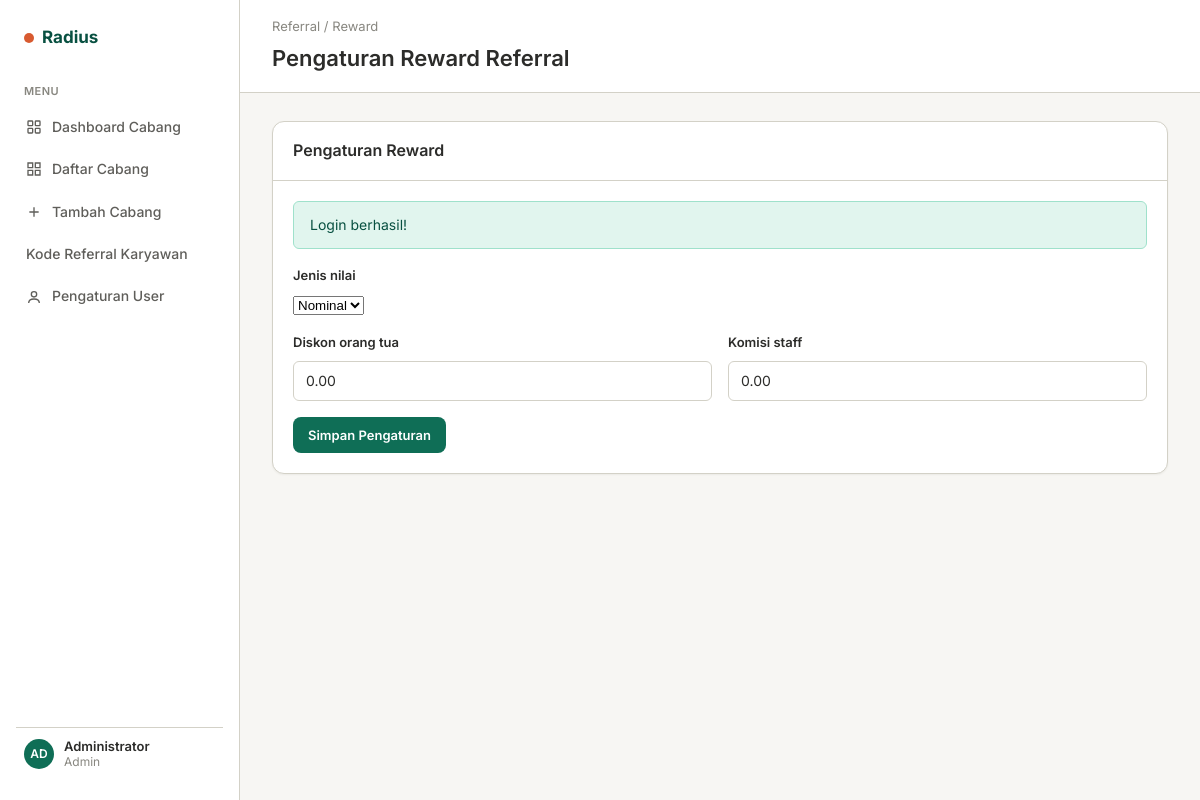
The page /referral/settings (signed in) on the database its author committed.
### tables this page shows
CREATE TABLE IF NOT EXISTS referral_settings (
    id TINYINT PRIMARY KEY,
    reward_type ENUM('persen', 'nominal') NOT NULL DEFAULT 'nominal',
    discount_value_parent DECIMAL(12,2) NOT NULL DEFAULT 0,
    commission_value_staff DECIMAL(12,2) NOT NULL DEFAULT 0,
    updated_at TIMESTAMP DEFAULT CURRENT_TIMESTAMP ON UPDATE CURRENT_TIMESTAMP
);

### app/Helpers/functions.php (called while the page is built, shortened)
<?php
function view(string $view, array $data = []) {
    $viewPath = __DIR__ . "/../../views/{$view}.php";
    extract($data);
    include $viewPath;
}
function flash(string $name, string $message = "") {
    if ($message) {
        $_SESSION["flash_{$name}"] = $message;
    } else {
        $msg = $_SESSION["flash_{$name}"] ?? "";
        return $msg;
    }
}

### app/Controllers/ReferralController.php (called while the page is built, shortened)
<?php
class ReferralController {
    private $referral;
    public function __construct() {
        global $pdo;
        $this->referral = new Referral($pdo);
    }
    public function settings() { view('referral/settings', ['setting' => $this->referral->setting()]); }
}

### index.php (called while the page is built, shortened)
<?php
require_once __DIR__ . "/app/Helpers/functions.php";
$route = $_GET["route"] ?? "dashboard";
$routes = require_once __DIR__ . "/config/routes.php";
$matched = null;
$params = [];
if (!$matched && isset($routes[$route])) {
    $matched = $routes[$route];
}
if ($matched) {
    $controller = $matched["controller"];
    $action = $matched["action"];
    $controllerFile = $controller . "Controller";
    $controllerPath = __DIR__ . "/app/Controllers/{$controllerFile}.php";
    if (file_exists($controllerPath)) {
        $controllerObj = new $class();
        $controllerObj->$action(...array_values($params));
    } else {
        http_response_code(404);
        view("errors/404");
    }
} else {
    http_response_code(404);
    view("errors/404");
}

### app/Models/Referral.php (called while the page is built, shortened)
<?php
class Referral {
    private $pdo;
    public function __construct(PDO $pdo) { $this->pdo = $pdo; }
    public function setting(): array {
        return $this->pdo->query("SELECT * FROM referral_settings WHERE id = 1")->fetch() ?: ['id' => 1, 'reward_type' => 'nominal', 'discount_value_parent' => 0, 'commission_value_staff' => 0];
    }
}

### views/referral/settings.php (the view)
<?php $pageTitle = 'Pengaturan Reward Referral'; $breadcrumb = 'Referral / Reward'; ob_start(); ?><div class="card"><div class="card-header"><h2 class="card-title">Pengaturan Reward</h2></div><div class="card-body"><?php if ($message = flash('success')): ?><div class="alert alert-success"><?php echo htmlspecialchars($message); ?></div><?php endif; ?><form method="POST" action="<?php echo APP_URL; ?>/referral/settings/save"><div class="form-group"><label>Jenis nilai</label><select name="reward_type"><option value="nominal" <?php echo $setting['reward_type'] === 'nominal' ? 'selected' : ''; ?>>Nominal</option><option value="persen" <?php echo $setting['reward_type'] === 'persen' ? 'selected' : ''; ?>>Persen</option></select></div><div class="form-row"><div class="form-group"><label>Diskon orang tua</label><input type="number" min="0" step="0.01" name="discount_value_parent" value="<?php echo htmlspecialchars($setting['discount_value_parent']); ?>"></div><div class="form-group"><label>Komisi staff</label><input type="number" min="0" step="0.01" name="commission_value_staff" value="<?php echo htmlspecialchars($setting['commission_value_staff']); ?>"></div></div><button class="btn btn-primary">Simpan Pengaturan</button></form></div></div><?php $content = ob_get_clean(); include __DIR__ . '/../layouts/main.php'; ?>

### public/css/style.css (style rules this page uses)
:root { --color-primary-50: #E1F5EE; --color-primary-100: #9FE1CB; --color-primary-400: #1D9E75; --color-primary-600: #0F6E56; --color-primary-800: #085041; --color-primary-900: #04342C; --color-accent-50: #FAECE7; --color-accent-400: #D85A30; --color-accent-600: #993C1D; --color-success: #3B6D11; --color-warning: #854F0B; --color-info: #185FA5; --color-danger: #A32D2D; --color-surface-0: #FFFFFF; --color-surface-1: #F7F6F3; --color-surface-2: #FFFFFF; --color-border: #D3D1C7; --color-border-strong: #B4B2A9; --color-text-primary: #2C2C2A; --color-text-secondary: #5F5E5A; --color-text-muted: #888780; --font-sans: "Inter", -apple-system, "Segoe UI", sans-serif; --font-mono: "IBM Plex Mono", "SFMono-Regular", monospace; --radius-sm: 6px; --radius-md: 8px; --radius-lg: 12px; --shadow-sm: 0 1px 2px rgba(44,44,42,0.06); --shadow-md: 0 2px 8px rgba(44,44,42,0.08); --space-1: 4px; --space-2: 8px; --space-3: 12px; --space-4: 16px; --space-5: 24px; --space-6: 32px; }
* { box-sizing: border-box; }
html, body { margin: 0; padding: 0; font-family: var(--font-sans); background: var(--color-surface-1); color: var(--color-text-primary); font-size: 14px; line-height: 1.6; }
.btn { display: inline-flex; align-items: center; gap: 6px; height: 36px; padding: 0 14px; border-radius: var(--radius-md); font-size: 13px; font-weight: 600; cursor: pointer; border: 1px solid transparent; font-family: inherit; }
.btn-primary { background: var(--color-primary-600); color: white; }
.form-group { margin-bottom: var(--space-4); }
.form-group label { display: block; font-size: 13px; font-weight: 600; color: var(--color-text-primary); margin-bottom: var(--space-2); }
.form-group input[type="text"], .form-group input[type="email"], .form-group input[type="password"], .form-group input[type="number"], .form-group textarea { width: 100%; height: 40px; padding: 0 var(--space-3); border: 1px solid var(--color-border); border-radius: var(--radius-sm); font-size: 14px; font-family: var(--font-sans); color: var(--color-text-primary); }
.form-row { display: grid; grid-template-columns: 1fr 1fr; gap: var(--space-4); }
.card { background: var(--color-surface-2); border: 1px solid var(--color-border); border-radius: var(--radius-lg); box-shadow: var(--shadow-sm); overflow: hidden; }
.card-header { padding: 16px 20px; border-bottom: 1px solid var(--color-border); display: flex; align-items: center; justify-content: space-between; }
.card-title { font-size: 16px; font-weight: 600; margin: 0; }
.card-body { padding: 20px; }
.alert { padding: 12px 16px; border-radius: var(--radius-sm); margin-bottom: var(--space-4); }
.alert-success { background: var(--color-primary-50); color: var(--color-primary-800); border: 1px solid var(--color-primary-100); }

### rows shown on the page
referral_settings: reward_type "Nominal", discount_value_parent "0.00", commission_value_staff "0.00"

### other values the page prints
substr(currentUser()["name"] ?? "U", 0, 2) "AD"
currentUser()["name"] "Administrator"
currentUser()["role"] "Admin"
$breadcrumb "Referral / Reward"
$pageTitle "Pengaturan Reward Referral"
$message "Login berhasil!"
